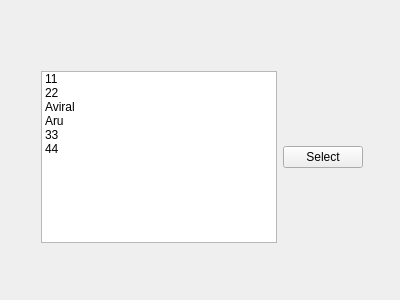
<?xml version="1.0" encoding="UTF-8"?>
<ui version="4.0">
 <class>MainWindow</class>
 <widget class="QMainWindow" name="MainWindow">
  <property name="geometry">
   <rect>
    <x>0</x>
    <y>0</y>
    <width>400</width>
    <height>300</height>
   </rect>
  </property>
  <property name="windowTitle">
   <string>MainWindow</string>
  </property>
  <widget class="QWidget" name="centralWidget">
   <widget class="QWidget" name="">
    <property name="geometry">
     <rect>
      <x>30</x>
      <y>60</y>
      <width>344</width>
      <height>194</height>
     </rect>
    </property>
    <layout class="QHBoxLayout" name="horizontalLayout">
     <item>
      <widget class="QListWidget" name="listWidget">
       <item>
        <property name="text">
         <string>11</string>
        </property>
       </item>
       <item>
        <property name="text">
         <string>22</string>
        </property>
       </item>
       <item>
        <property name="text">
         <string>Aviral</string>
        </property>
       </item>
       <item>
        <property name="text">
         <string>Aru</string>
        </property>
       </item>
       <item>
        <property name="text">
         <string>33</string>
        </property>
       </item>
       <item>
        <property name="text">
         <string>44</string>
        </property>
       </item>
      </widget>
     </item>
     <item>
      <widget class="QPushButton" name="pushButton">
       <property name="text">
        <string>Select</string>
       </property>
      </widget>
     </item>
    </layout>
   </widget>
  </widget>
 </widget>
 <layoutdefault spacing="6" margin="11"/>
 <resources/>
 <connections/>
</ui>
